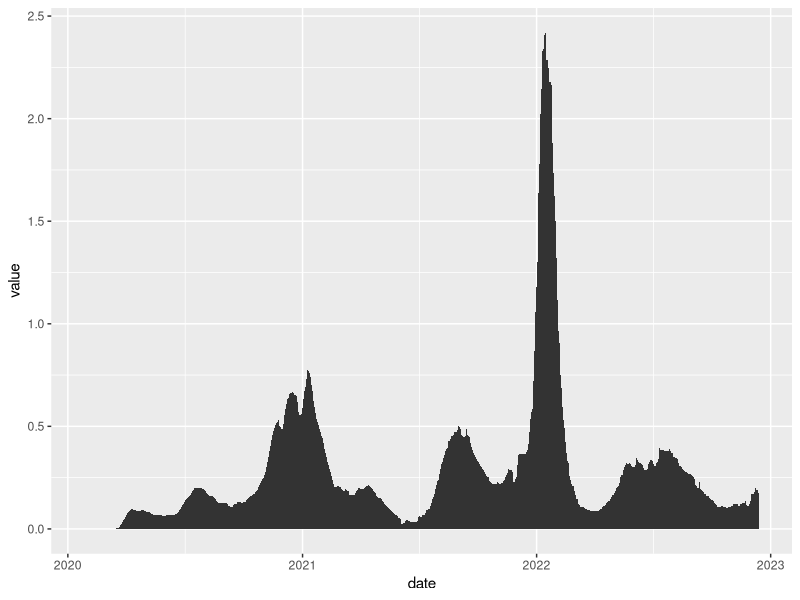
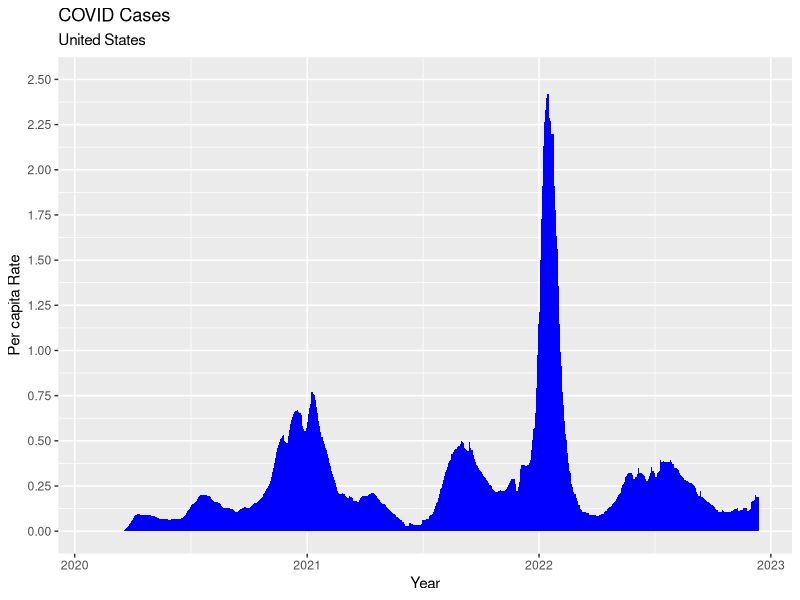
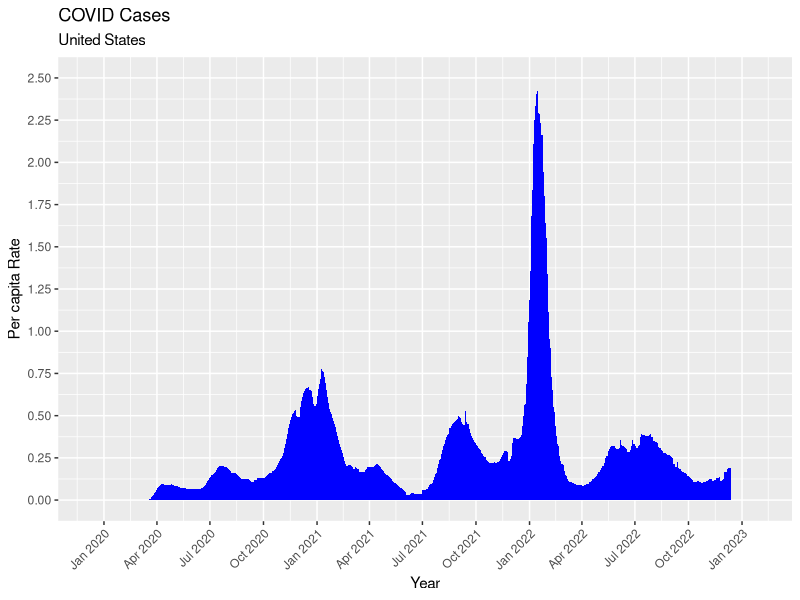
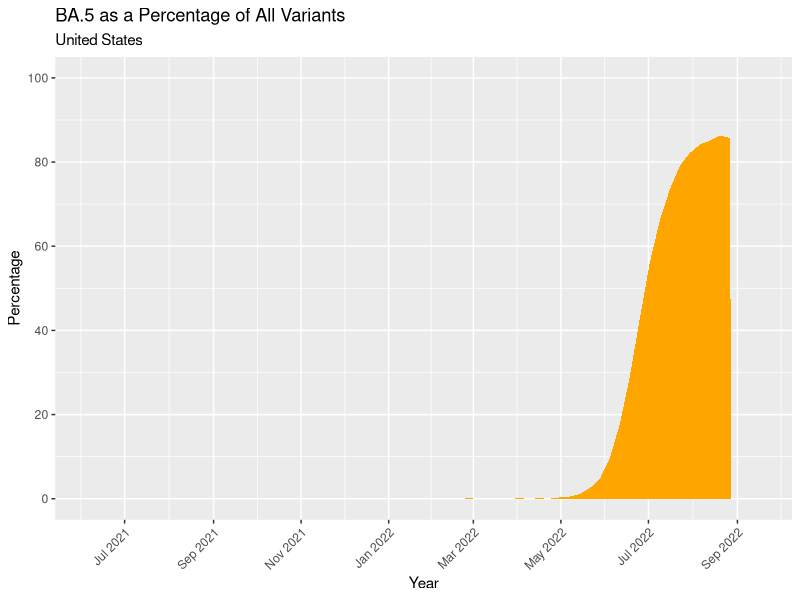
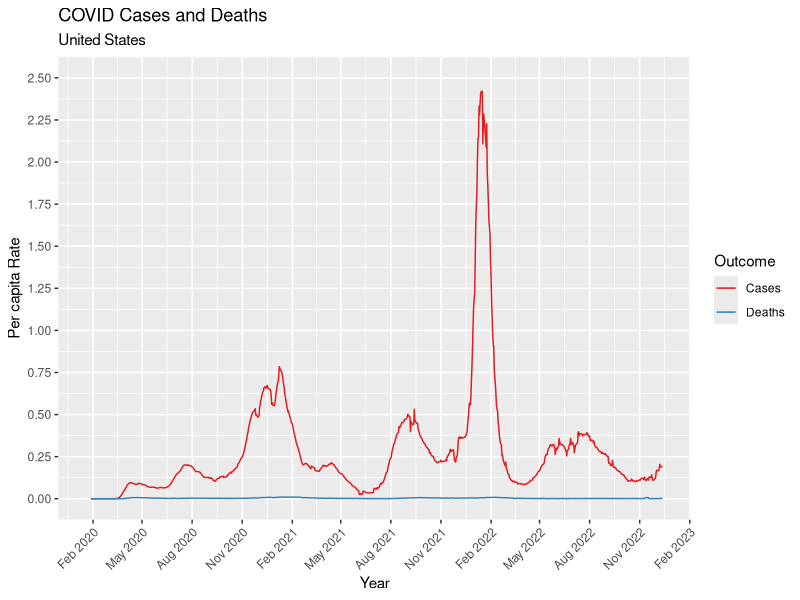
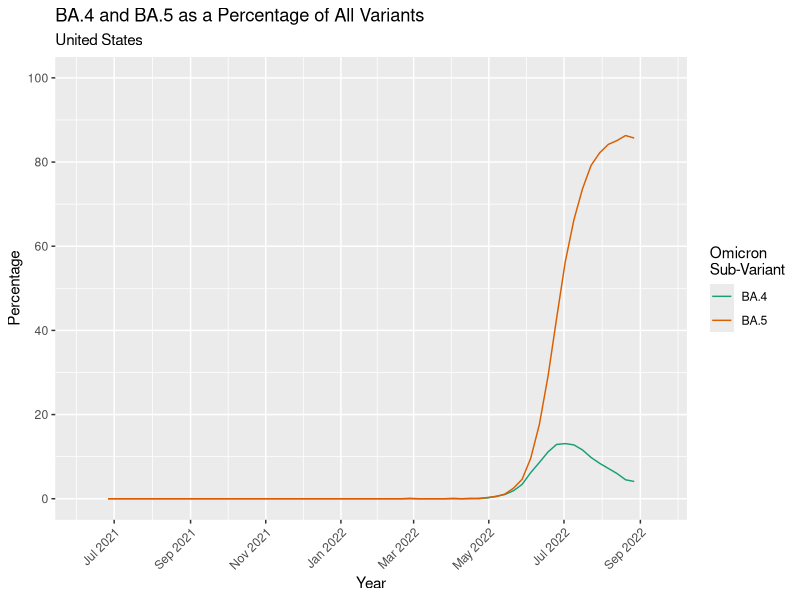
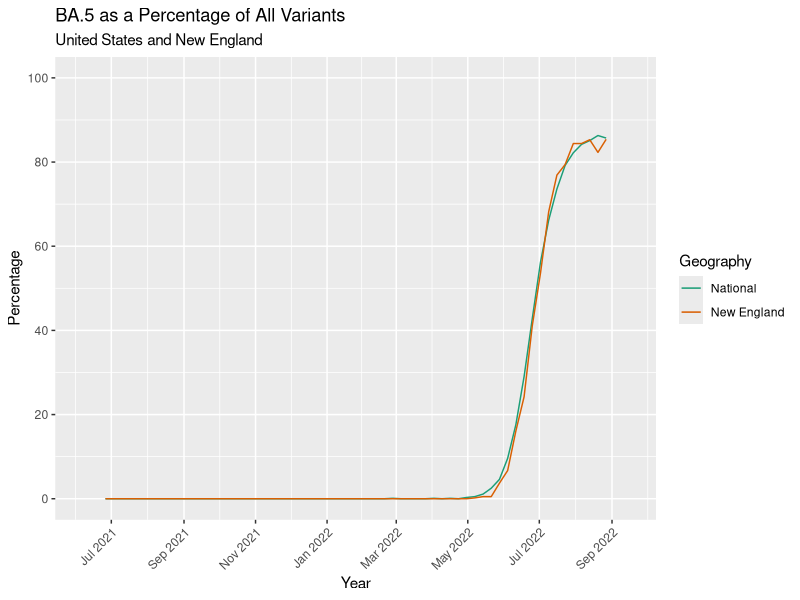

Write R code to recreate these figures, in order.
## ---- chunk 1
# tidyverse packages
library(dplyr)     # data wrangling
library(ggplot2)   # plotting
library(readr)     # read and write csv files

# manage file paths
library(here)      # manage file paths
## ---- chunk 2
nyt_wide <- read_csv(here("data", "nyt_usa_covid_wide.csv"))
nyt_long <- read_csv(here("data", "nyt_usa_covid_long.csv"))
## ---- chunk 3
cdc <- read_csv(here("data", "cdc_concentrations.csv"))
## ---- chunk 4
head(nyt_wide, n = 10L)
## ---- chunk 5
head(nyt_long, n = 40L)
## ---- chunk 6
rm(nyt_wide)
## ---- chunk 7
nyt_long %>%
  filter(measure == "cases_avg7_pc") %>%
  ggplot(mapping = aes(x = date, y = value)) +
    geom_area()
## ---- chunk 8
nyt_long %>%
  filter(measure == "cases_avg7_pc") %>%
  ggplot(mapping = aes(x = date, y = value)) +
    geom_area(fill = "blue") +
    scale_y_continuous(limits = c(0, 2.5), breaks = seq(0, 2.5, by = .25)) +
    labs(
      title = "COVID Cases",
      subtitle = "United States",
      x = "Year",
      y = "Per capita Rate"
    )
## ---- chunk 9
nyt_long %>%
  filter(measure == "cases_avg7_pc") %>%
  ggplot(mapping = aes(x = date, y = value)) +
    geom_area(fill = "blue") +
    scale_x_date(breaks = "3 months", labels = scales::label_date("%b %Y"), expand = c(.1, .1)) + 
    scale_y_continuous(limits = c(0, 2.5), breaks = seq(0, 2.5, by = .25)) +
    labs(
      title = "COVID Cases",
      subtitle = "United States",
      x = "Year",
      y = "Per capita Rate"
    ) +
  theme(
    axis.text.x = ggplot2::element_text(angle = 45, hjust = 1)
  )
## ---- chunk 10
cdc %>%
  filter(variant == "BA.5" & region == "USA") %>%
  ggplot(mapping = aes(x = week, y = pct)) +
    geom_area(fill = "orange") +
    scale_x_date(breaks = "2 months", labels = scales::label_date("%b %Y"), expand = c(.1,.1)) + 
    scale_y_continuous(limits = c(0, 100), breaks = seq(0, 100, by = 20)) +
    labs(
      title = "BA.5 as a Percentage of All Variants",
      subtitle = "United States",
      x = "Year",
      y = "Percentage"
    ) +
  theme(
    axis.text.x = ggplot2::element_text(angle = 45, hjust = 1)
  )
## ---- chunk 11
nyt_long %>%
  filter(measure %in% c("cases_avg7_pc", "deaths_avg7_pc") == TRUE) %>%
  mutate(measure = ifelse(measure == "cases_avg7_pc", "Cases", "Deaths")) %>%
  ggplot(mapping = aes(x = date, y = value, color = measure)) +
    geom_line() + 
    scale_x_date(breaks = "3 months", labels = scales::label_date("%b %Y")) + 
    scale_y_continuous(limits = c(0, 2.5), breaks = seq(0, 2.5, by = .25)) +
    scale_color_brewer(palette = "Set1", name = "Outcome") +
    labs(
      title = "COVID Cases and Deaths",
      subtitle = "United States",
      x = "Year",
      y = "Per capita Rate"
    ) +
  theme(
    axis.text.x = ggplot2::element_text(angle = 45, hjust = 1)
  )
## ---- chunk 12
cdc %>%
  filter(region == "USA") %>%
  ggplot(mapping = aes(x = week, y = pct, color = variant)) +
    geom_line() + 
    scale_x_date(breaks = "2 months", labels = scales::label_date("%b %Y"), expand = c(.1,.1)) + 
    scale_y_continuous(limits = c(0, 100), breaks = seq(0, 100, by = 20)) +
    scale_color_brewer(palette = "Dark2", name = "Omicron\nSub-Variant") +
    labs(
      title = "BA.4 and BA.5 as a Percentage of All Variants",
      subtitle = "United States",
      x = "Year",
      y = "Percentage"
    ) +
  theme(
    axis.text.x = ggplot2::element_text(angle = 45, hjust = 1)
  )
## ---- chunk 13
cdc %>%
  filter(variant == "BA.5") %>%
  mutate(region = ifelse(region == "HHS1", "New England", "National")) %>%
  ggplot(mapping = aes(x = week, y = pct, color = region)) +
    geom_line() + 
    scale_x_date(breaks = "2 months", labels = scales::label_date("%b %Y"), expand = c(.1,.1)) + 
    scale_y_continuous(limits = c(0, 100), breaks = seq(0, 100, by = 20)) +
    scale_color_brewer(palette = "Dark2", name = "Geography") +
    labs(
      title = "BA.5 as a Percentage of All Variants",
      subtitle = "United States and New England",
      x = "Year",
      y = "Percentage"
    ) +
  theme(
    axis.text.x = ggplot2::element_text(angle = 45, hjust = 1)
  )
